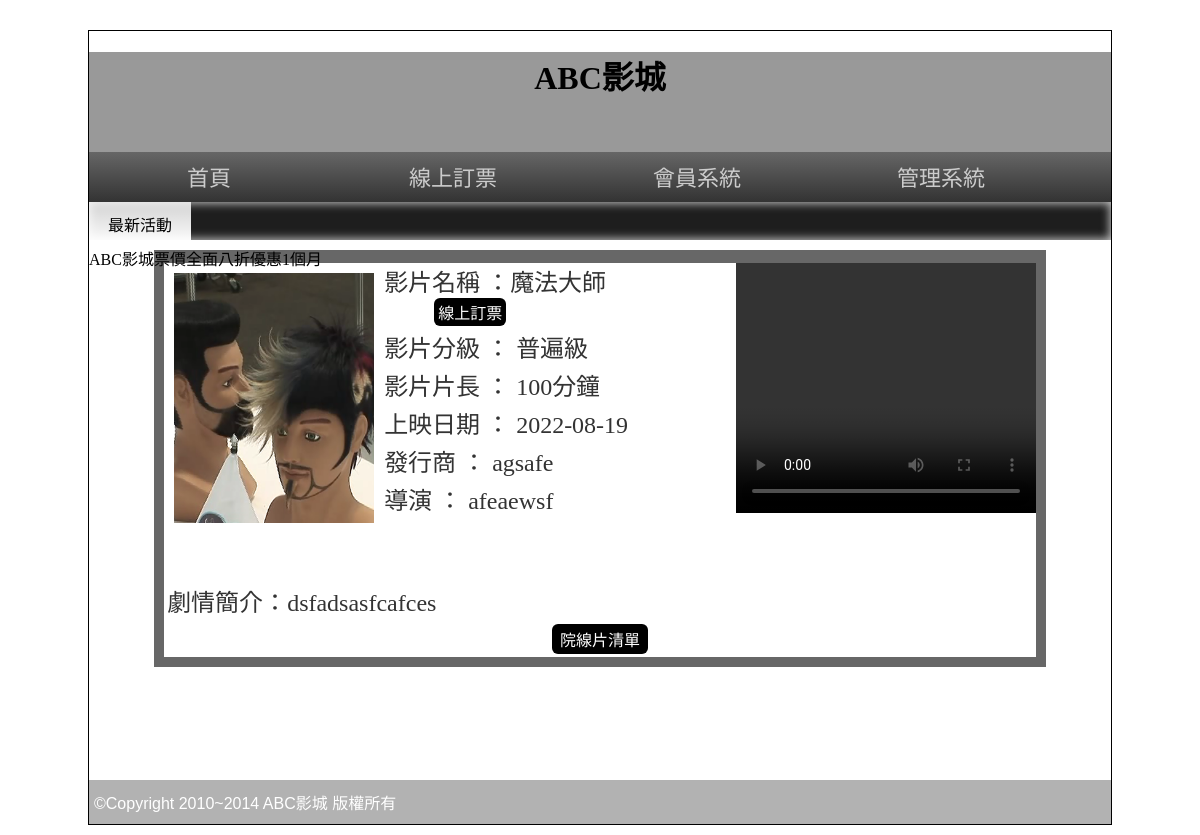
Screenshot of /?do=intro&id=10 with the database file from the repository.
### tables this page shows
CREATE TABLE `movie` (
  `id` int(11) UNSIGNED NOT NULL,
  `name` varchar(64) NOT NULL,
  `level` varchar(10) NOT NULL,
  `length` int(10) UNSIGNED NOT NULL,
  `ondate` date NOT NULL,
  `publish` text NOT NULL,
  `director` text NOT NULL,
  `trailer` text NOT NULL,
  `poster` text NOT NULL,
  `intro` text NOT NULL,
  `sh` int(10) UNSIGNED NOT NULL,
  `rank` int(10) UNSIGNED NOT NULL
);

### base.php (called while the page is built, shortened)
<?php
class DB{
    protected $dsn='mysql:host=localhost;charset=utf8;dbname=db03';
    protected $table;
    protected $pdo;
    function __construct($table)
    {
        $this->table=$table;
        $this->pdo=new PDO($this->dsn,'root','');
    }
   function find($arg){
    $sql="select * from $this->table where";
        if(is_array($arg)){
            foreach($arg as $key => $val){
                $tmp[]="`$key`='$val'";
            }
            $sql .=  join(" && ",$tmp);
        }else{
            $sql .= " `id`='$arg'";
        }
    return $this->pdo->query($sql)->fetch(PDO::FETCH_ASSOC);
   }
}
$Movie=new DB('movie');
?>

### front/intro.php (the view)
<?php
$row=$Movie->find($_GET['id']);
?>
    <div class="tab rb" style="width:87%;">
      <div style="background:#FFF; width:100%; color:#333; text-align:left">
        <video src="./upload/<?=$row['trailer']?>" width="300px" height="250px" controls="" style="float:right;"></video>
        <font style="font-size:24px"> <img src="./upload/<?=$row['poster']?>" width="200px" height="250px" style="margin:10px; float:left">
        <p style="margin:3px">影片名稱 ：<?=$row['name']?>
          <input type="button" value="線上訂票" onclick="location.href='?do=order&id=<?=$row['id']?>'" style="margin-left:50px; padding:2px 4px" class="b2_btu">
        </p>
        <p style="margin:3px">影片分級 ： <?=$row['level']?> </p>
        <p style="margin:3px">影片片長 ： <?=$row['length']?>分鐘</p>
        <p style="margin:3px">上映日期 ： <?=$row['ondate']?></p>
        <p style="margin:3px">發行商 ： <?=$row['publish']?></p>
        <p style="margin:3px">導演 ： <?=$row['director']?></p>
        <br>
        <br>
        <p style="margin:10px 3px 3px 3px; word-break:break-all"> 劇情簡介：<?=$row['intro']?><br>
        </p>
        </font>
        <table width="100%" border="0">
          <tbody>
            <tr>
              <td align="center"><input type="button" value="院線片清單" onclick="lof(&#39;?&#39;)"></td>
            </tr>
          </tbody>
        </table>
      </div>
    </div>

### css/css.css (style rules this page uses)
body { background:url(../icon/b.png); font-family:微軟正黑體; }
input[type='button'],input[type='submit'],input[type='reset'],button,.button { background:#000; color:#fff; border:none; cursor:pointer; font-size:16px; text-decoration:none; padding: 3px 8px; border-radius: 6px; margin: 0 3px; }
.rb { background:rgba(39,39,39,0.7); color:rgba(255,255,255,0.9); }
.tab { width:80%; display:block; margin-left:auto; margin-right:auto; min-height:100px; padding:10px; }

### rows the page displays
movie: poster (picture), name "魔法大師", level "普遍級", length "100", ondate "2022-08-19", publish "agsafe", director "afeaewsf", intro "dsfadsasfcafces"
